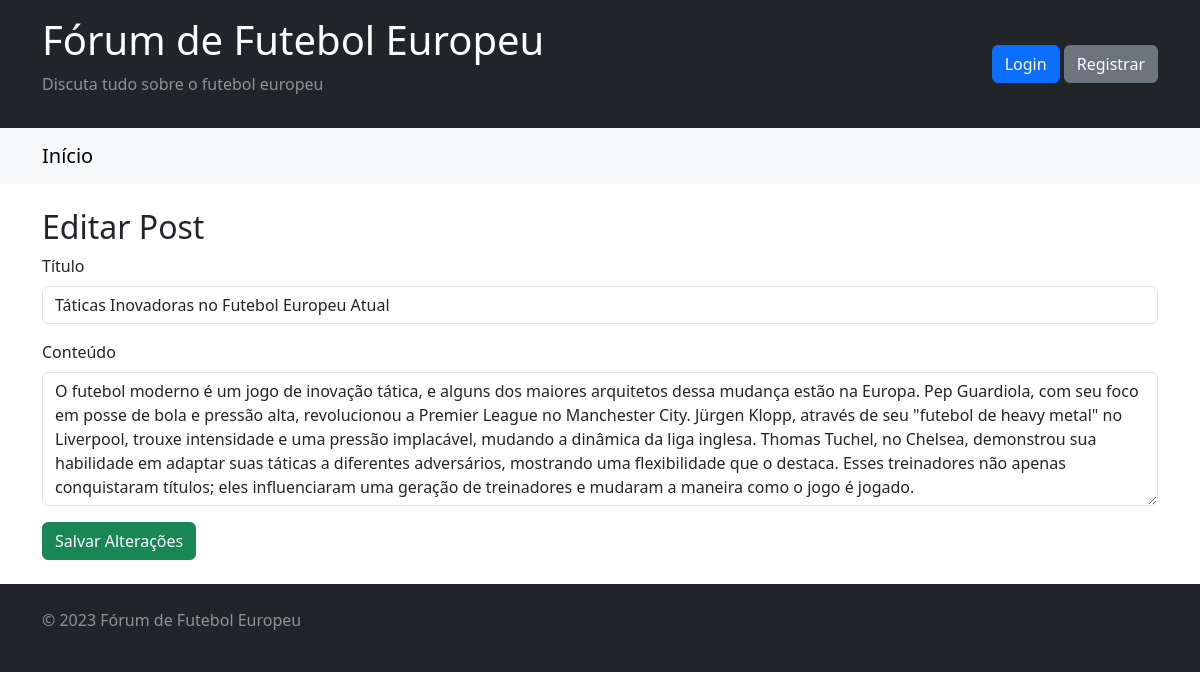
The app's page /pages/edit_post.php?post_id=26 with its own data.
### tables this page shows
CREATE TABLE `Posts` (
  `post_id` int(11) NOT NULL,
  `usuario_id` int(11) DEFAULT NULL,
  `titulo` varchar(100) DEFAULT NULL,
  `conteudo` text DEFAULT NULL,
  `data_postagem` timestamp NULL DEFAULT NULL
);

### models/Post.php (called while the page is built, shortened)
<?php
class Post
{
  private $conn;
  public function __construct($conn)
  {
    $this->conn = $conn;
  }
  public function getById($post_id)
  {
    $stmt = $this->conn->prepare("SELECT * FROM Posts WHERE post_id = ?");
    $stmt->bind_param("i", $post_id);
    $stmt->execute();
    $resultado = $stmt->get_result();
    return $resultado->fetch_assoc();
  }
}

### pages/edit_post.php (the view, shortened to what this page needs)
<?php
include '../config/database.php';
include '../models/Post.php';
$conn = new mysqli($servername, $username, $password, $dbname);
$postModel = new Post($conn);
$post = $postModel->getById($_GET['post_id']);
include '../components/header.php';
include '../components/navbar.php';
?>
<main class="container mt-4 mb-4">
  <h2>Editar Post</h2>
  <form action="../controller/save_edit.php" method="post">
    <div class="mb-3">
      <label for="titulo" class="form-label">Título</label>
      <input type="text" class="form-control" id="titulo" name="titulo" value="<?php echo htmlspecialchars($post['titulo']); ?>" required>
    </div>
    <div class="mb-3">
      <label for="conteudo" class="form-label">Conteúdo</label>
      <textarea class="form-control" id="conteudo" name="conteudo" rows="5" required><?php echo htmlspecialchars($post['conteudo']); ?></textarea>
    </div>
    <button type="submit" class="btn btn-success">Salvar Alterações</button>
  </form>
</main>
<?php include '../components/footer.php'; ?>

### records on screen
posts: titulo "Táticas Inovadoras no Futebol Europeu Atual", conteudo "O futebol moderno é um jogo de inovação tática, e alguns dos maiores arquitetos dessa mudança estão na Europa. Pep Guardiola, com seu foco em posse de bola e pressão alta, revolucionou a Premier League no Manchester City. Jürgen Klopp, através de seu \"futebol de heavy metal\" no Liverpool, trouxe intensidade e uma pressão implacável, mudando a dinâmica da liga inglesa. Thomas Tuchel, no Chelsea, demonstrou sua habilidade em adaptar suas táticas a diferentes adversários, mostrando uma flexibilidade que o destaca. Esses treinadores não apenas conquistaram títulos; eles influenciaram uma geração de treinadores e mudaram a maneira como o jogo é jogado."
